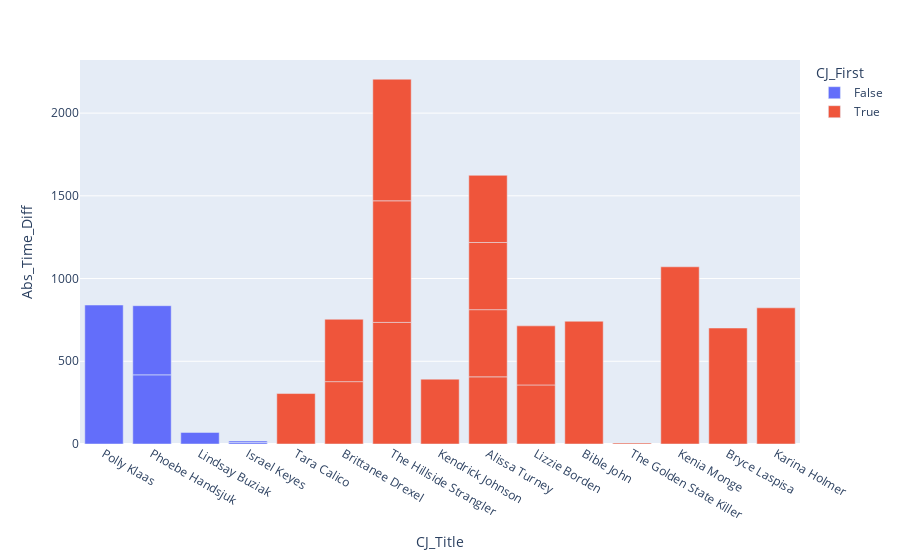

This figure's notebook cell:
### Code cell
# Showing the time difference per episode between the first post and the second post
time_chart = px.bar(joined_df, 
                    x='CJ_Title',
                    y='Abs_Time_Diff',
                    color='CJ_First')
time_chart.show()

### Figure 1 — Plotly figure (JSON) as saved in the notebook; plotly's stock layout.template omitted (floating-point values rounded to 4 significant figures)
{"data": [{"alignmentgroup": "True", "hovertemplate": "CJ_First=False<br>CJ_Title=%{x}<br>Abs_Time_Diff=%{y}<extra></extra>", "legendgroup": "False", "marker": {"color": "#636efa", "pattern": {"shape": ""}}, "name": "False", "offsetgroup": "False", "orientation": "v", "showlegend": true, "textposition": "auto", "type": "bar", "x": ["Polly Klaas", "Phoebe Handsjuk", "Phoebe Handsjuk", "Lindsay Buziak", "Israel Keyes", "Israel Keyes"], "xaxis": "x", "y": [840, 418, 418, 70, 9, 9], "yaxis": "y"}, {"alignmentgroup": "True", "hovertemplate": "CJ_First=True<br>CJ_Title=%{x}<br>Abs_Time_Diff=%{y}<extra></extra>", "legendgroup": "True", "marker": {"color": "#EF553B", "pattern": {"shape": ""}}, "name": "True", "offsetgroup": "True", "orientation": "v", "showlegend": true, "textposition": "auto", "type": "bar", "x": ["Tara Calico", "Brittanee Drexel", "Brittanee Drexel", "The Hillside Strangler", "The Hillside Strangler", "The Hillside Strangler", "Kendrick Johnson", "Alissa Turney", "Alissa Turney", "Alissa Turney", "Alissa Turney", "Lizzie Borden", "Lizzie Borden", "Bible John", "The Golden State Killer", "Kenia Monge", "Bryce Laspisa", "Karina Holmer"], "xaxis": "x", "y": [305, 377, 377, 735, 735, 735, 392, 406, 406, 406, 406, 357, 357, 742, 6, 1071, 701, 823], "yaxis": "y"}], "layout": {"barmode": "relative", "legend": {"title": {"text": "CJ_First"}, "tracegroupgap": 0}, "margin": {"t": 60}, "xaxis": {"anchor": "y", "domain": [0, 1], "title": {"text": "CJ_Title"}}, "yaxis": {"anchor": "x", "domain": [0, 1], "title": {"text": "Abs_Time_Diff"}}}}
